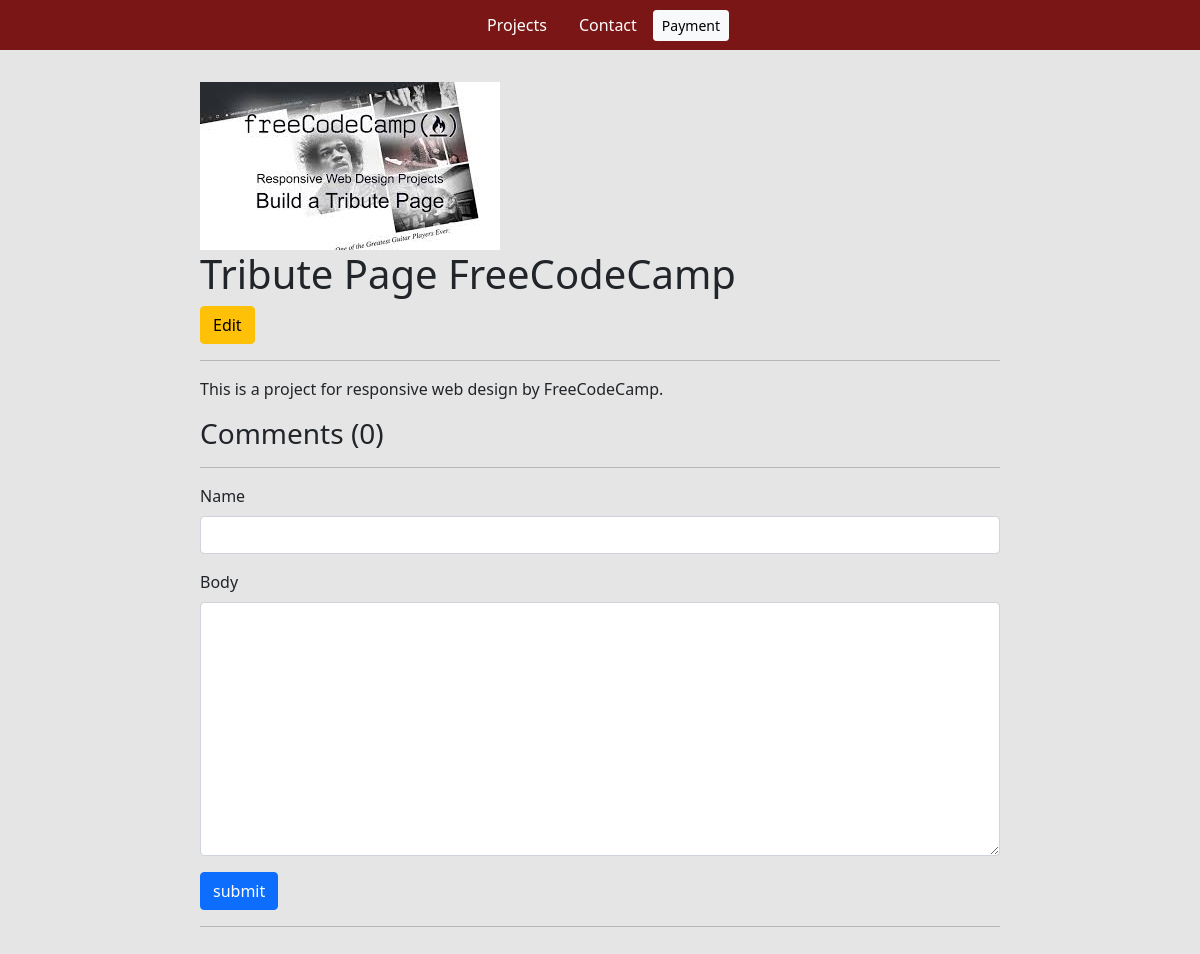
The page /project/8ceef3ff-8367-453e-bf5f-a81145600a02/ on the database its author committed.
### base/models.py (models this page shows, shortened)
class Project(models.Model):
    title = models.CharField(max_length=200)
    thumbnail = models.ImageField(null=True)
    body = RichTextUploadingField()
    slug = models.SlugField(null=True, blank=True)
    created = models.DateTimeField(auto_now_add=True)
    id = models.UUIDField(default=uuid.uuid4,  unique=True,
                          primary_key=True, editable=False)

### base/views.py (the view, shortened to what this page needs)
# urls.py: path('project/<str:pk>/', views.projectPage, name="project"),
def projectPage(request, pk):
    project = Project.objects.get(id=pk)
    count = project.comment_set.count()
    comments = project.comment_set.all().order_by('-created')
    form = CommentForm()
    context = {'project': project, 'count': count,
               'comments': comments, 'form': form}
    return render(request, 'base/project.html', context)

### base/forms.py
class CommentForm(ModelForm):
    class Meta:
        model = Comment
        fields = '__all__'
        exclude = ['project']
    def __init__(self, *args, **kwargs):
        super(CommentForm, self).__init__(*args, **kwargs)
        self.fields['name'].widget.attrs.update(
            {'class': 'form-control'})
        self.fields['body'].widget.attrs.update(
            {'class': 'form-control', })

### base/templates/base/project.html (shortened to what this page needs)
{% extends 'base/main.html' %}
{% load static %}
{% block content %}
<div class="container">
    <div class="project-container">
        <img class="project--image" src="{{project.thumbnail.url}}">
        <h1>{{project.title}}</h1>
        <a class="btn btn-warning" href="{% url 'edit-project' project.id %}">Edit</a>
        <hr>
        <p>{{project.body|safe}}</p>
        <div class="comments-container">
            <h3>Comments ({{count}})</h3>
            <hr>
            <form method="post">
                {% for field in form %}
                <div class="mb-3">
                    <label for="exampleInputPassword1" class="form-label">{{field.label}}</label>
                    {{field}}
                </div>
                {% endfor %}
                <input class="btn btn-primary" type="submit" value="submit">
            </form>
            <hr>
        </div>
    </div>
</div>
{% endblock content %}

### static/styles/main.css (style rules this page uses)
body { background-color: #E5E5E5; }
.project--image { max-width: 800px; }

### base/templates/base/project.html (style rules this page uses)
.project-container { max-width: 800px; margin: 0 auto; margin-top: 2em; margin-bottom: 2em; }

### rows shown on the page
Project: thumbnail (picture), title "Tribute Page FreeCodeCamp", body "This is a project for responsive web design by FreeCodeCamp."

### other values the page prints
{{ count }} "0"
{{ field.label }} "Name" "Body"
